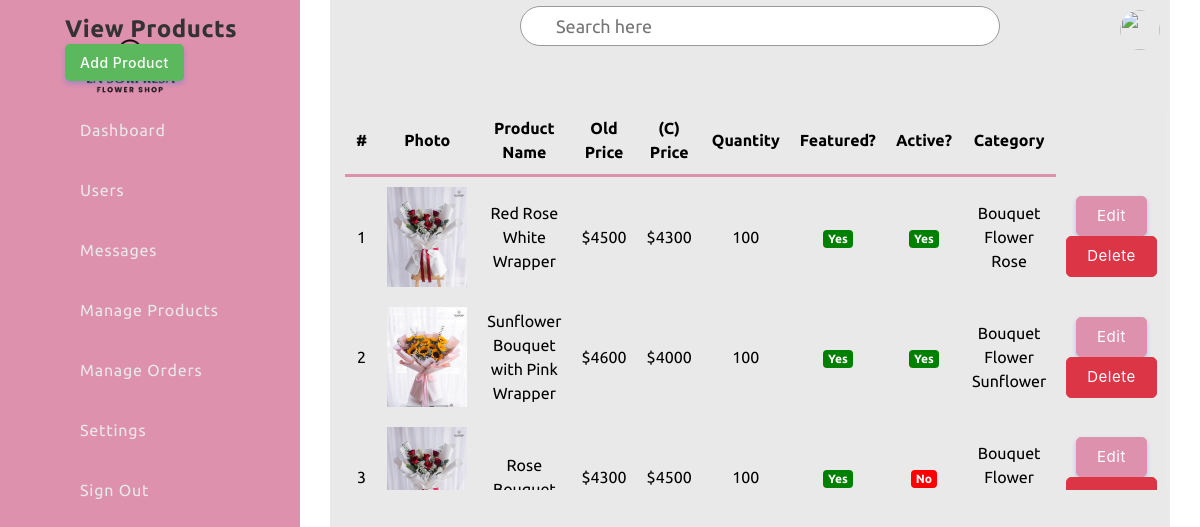
The page /admin/product/product.php on the database its author committed.
### tables this page shows
CREATE TABLE `product` (
  `p_id` int(11) NOT NULL,
  `name` varchar(255) NOT NULL,
  `old_price` varchar(10) NOT NULL,
  `current_price` varchar(10) NOT NULL,
  `quantity` int(10) NOT NULL,
  `featured_photo` varchar(255) NOT NULL,
  `description` text NOT NULL,
  `short_description` text NOT NULL,
  `feature` text NOT NULL,
  `other_photo` text NOT NULL,
  `condition` text NOT NULL,
  `is_featured` int(1) NOT NULL,
  `is_active` int(1) NOT NULL,
  `ecat_id` int(11) NOT NULL
);

### admin/product/product.php (the view, shortened to what this page needs)
<?php require_once('../header.php'); ?>
<!DOCTYPE html>
<html lang="en">
<head>
    <link rel="stylesheet" href="css/product.css">
    <link rel="stylesheet" href="https://cdnjs.cloudflare.com/ajax/libs/animate.css/4.1.1/animate.min.css"/>
    <link rel="stylesheet" href="https://cdnjs.cloudflare.com/ajax/libs/font-awesome/6.5.2/css/all.min.css">
    <link rel="stylesheet" href="../../css/animations.css">
    <link rel="stylesheet" href="../../css/admin1.css">
    <link rel="stylesheet" href="../../css/admin2.css">
</head>
<body>
    <div class="container">
        <div class="navigation">
            <ul>
            <li>
                    <a href="#">
                        <div class="logo-container">
                        </div>
                        <span class="title"></span>
                    </a>
                </li>
                <li>
                    <a href="../dashboard.php">
                        <span class="icon">
                        </span>
                        <span class="title">Dashboard</span>
                    </a>
                </li>
                <li>
                    <a href="../users.php">
                        <span class="icon">
                        </span>
                        <span class="title">Users</span>
                    </a>
                </li>
                <li>
                    <a href="#">
                        <span class="icon">
                        </span>
                        <span class="title">Messages</span>
                    </a>
                </li>
                <li>
                    <a href="product.php.php">
                        <span class="icon">
                        </span>
                        <span class="title">Manage Products</span>
                    </a>
                </li>
                <li>
                    <a href="#">
                        <span class="icon">
                        </span>
                        <span class="title">Manage Orders</span>
                    </a>
                </li>
                <li>
                    <a href="../settings.php">
                        <span class="icon">
                        </span>
                        <span class="title">Settings</span>
                    </a>
                </li>
                <li>
                    <a href="../logout.php">
                        <span class="icon">
                        </span>
                        <span class="title">Sign Out</span>
                    </a>
                </li>
            </ul>
        </div>
<section class="content-header">
	<div class="content-header-left">
		<h1>View Products</h1>
	</div>
	<div class="content-header-right">
		<a href="product-add.php" class="btn btn-primary btn-sm">Add Product</a>
	</div>
</section>
<div class="main">
            <div class="topbar">
                <div class="toggle">
                </div>
                <div class="search">
                    <label>
                        <input type="text" placeholder="Search here">
                    </label>
                </div>
                <div class="user">
                    <img src="assets/imgs/customer01.jpg" alt="">
                </div>
            </div>
            <tr>
                <td colspan="4">
                    <div class="abc scroll">
                        <table width="93%" class="sub-table scrolldown" border="0">
                            <thead>
                                <tr>
                                <th class="table-headin">
                                        #
                                    </th>
                                <th class="table-headin">
                                        Photo
                                    </th>
                                    <th class="table-headin">
                                        Product Name
                                    </th>
                                    <th class="table-headin">
                                        Old Price
                                    </th>
                                    <th class="table-headin">
                                        (C) Price
                                    </th>
                                    <th class="table-headin">
                                        Quantity
                                    </th>
                                    <th class="table-headin">
                                        Featured?
                                    </th>
                                    <th class="table-headin">
                                        Active?
                                    </th>
                                    <th class="table-headin">
                                        Category
                                    </th>
                            </thead>
							<?php
							$i=0;
							$statement = $pdo->prepare("SELECT
    t1.p_id,
    t1.name,
    t1.old_price,
    t1.current_price,
    t1.quantity,
    t1.featured_photo,
    t1.is_featured,
    t1.is_active,
    t1.ecat_id,
    IFNULL(t2.ecat_name, 'No Category') AS ecat_name,
    IFNULL(t3.mcat_name, 'No Category') AS mcat_name,
    IFNULL(t4.tcat_name, 'No Category') AS tcat_name
FROM product t1
LEFT JOIN end_category t2 ON t1.ecat_id = t2.ecat_id
LEFT JOIN mid_category t3 ON t2.mcat_id = t3.mcat_id
LEFT JOIN top_category t4 ON t3.tcat_id = t4.tcat_id
ORDER BY t1.p_id DESC
							                           	");
							$statement->execute();
							$result = $statement->fetchAll(PDO::FETCH_ASSOC);
							foreach ($result as $row) {
								$i++;
								?>
								<tr>
									<td><?php echo $i; ?></td>
									<td style="width:82px;"><img src="../uploads/<?php echo $row['featured_photo']; ?>" alt="<?php echo $row['name']; ?>" style="width:80px;"></td>
									<td><?php echo $row['name']; ?></td>
									<td>$<?php echo $row['old_price']; ?></td>
									<td>$<?php echo $row['current_price']; ?></td>
									<td><?php echo $row['quantity']; ?></td>
									<td>
										<?php if($row['is_featured'] == 1) {echo '<span class="badge badge-success" style="background-color:green;">Yes</span>';} else {echo '<span class="badge badge-success" style="background-color:red;">No</span>';} ?>
									</td>
									<td>
										<?php if($row['is_active'] == 1) {echo '<span class="badge badge-success" style="background-color:green;">Yes</span>';} else {echo '<span class="badge badge-danger" style="background-color:red;">No</span>';} ?>
									</td>
									<td><?php echo $row['tcat_name']; ?><br><?php echo $row['mcat_name']; ?><br><?php echo $row['ecat_name']; ?></td>
									<td>
										<a href="product-edit.php?id=<?php echo $row['p_id']; ?>" class="btn btn-primary btn-xs">Edit</a>
										<a href="#" class="btn btn-danger btn-xs" data-href="product-delete.php?id=<?php echo $row['p_id']; ?>" data-toggle="modal" data-target="#confirm-delete">Delete</a>
									</td>
								</tr>
								<?php
							}
							?>
					</table>
				</div>
			</div>
		</div>

### css/style.css (style rules this page uses)
* { font-family: "Ubuntu", sans-serif; margin: 0; padding: 0; box-sizing: border-box; }
:root { --blue: #dd91ad; --white: #e9e9e9; --gray: #f5f5f5; --black1: #222; --black2: #999; }
body { min-height: 100vh; overflow-x: hidden; }
.container { position: relative; width: 100%; }
.navigation { position: fixed; width: 300px; height: 100%; background: var(--blue); border-left: 10px solid var(--blue); transition: 0.5s; overflow: hidden; }
.navigation ul { position: absolute; top: 0; left: 0; width: 100%; }
.logo-container { position: absolute; top: 20px; left: 50%; transform: translateX(-70%); z-index: 10; }
.navigation ul li { position: relative; width: 100%; list-style: none; border-top-left-radius: 30px; border-bottom-left-radius: 30px; }
.navigation ul li:nth-child(1) { margin-bottom: 40px; pointer-events: none; }
.navigation ul li a { position: relative; display: block; width: 100%; display: flex; text-decoration: none; color: var(--white); }
.navigation ul li a .icon { position: relative; display: block; min-width: 60px; height: 60px; line-height: 75px; text-align: center; }
.navigation ul li a .title { position: relative; display: block; padding: 0 10px; height: 60px; line-height: 60px; text-align: start; white-space: nowrap; }
.main { position: absolute; width: calc(100% - 300px); left: 300px; min-height: 100vh; background: var(--white); transition: 0.5s; }
.topbar { width: 100%; height: 60px; display: flex; justify-content: space-between; align-items: center; padding: 0 10px; }
.toggle { position: relative; width: 60px; height: 60px; display: flex; justify-content: center; align-items: center; font-size: 2.5rem; cursor: pointer; }
.search { position: relative; width: 400px; margin: 0 10px; }
.search label { position: relative; width: 100%; }
.search label input { width: 100%; height: 40px; border-radius: 40px; padding: 5px 20px; padding-left: 35px; font-size: 18px; outline: none; border: 1px solid var(--black2); }
.user { position: relative; width: 40px; height: 40px; border-radius: 50%; overflow: hidden; cursor: pointer; }
.user img { position: absolute; top: 0; left: 0; width: 100%; height: 100%; object-fit: cover; }

### css/admin1.css (style rules this page uses)
.container { display: flex; flex-wrap: wrap; height: 100vh; }

### css/admin2.css (style rules this page uses)
:root { --primarycolor: #dd91ad; --primarycolorhover: #dd91ad; --btnice:#D8EBFA; --btnnicetext:#1b62b3; }
body { margin: 0; padding: 0; border-spacing: 0; font-family: 'Inter', sans-serif; }
.btn { cursor: pointer; padding: 8px 20px; outline: none; text-decoration: none; font-size: 15px; letter-spacing: 0.5px; transition: all 0.3s; border-radius: 5px; font-family: 'Inter', sans-serif; }
.btn-primary { background-color: var(--primarycolor) ; border: 1px solid var(--primarycolor) ; color: #fff ; box-shadow: 0 3px 5px 0 rgba(57,108,240,0.3); }
.sub-table { border: 1px solid #ebebeb; border-radius: 8px; }
.table-headin { font-size: 16px; font-weight: 500; padding: 10px; border-bottom: 3px solid var(--primarycolor); }
.abc { width: 100%; height: 550px; overflow: auto; }

### admin/product/product.php (style rules this page uses)
.sub-table { animation: transitionIn-Y-bottom 0.5s; }

### rows shown on the page
product: featured_photo (picture), name "Red Rose White Wrapper", old_price "4500", current_price "4300", quantity "100", is_featured "Yes", is_active "Yes", tcat_name "Bouquet", mcat_name "Flower", ecat_name "Rose"
product: featured_photo (picture), name "Sunflower Bouquet with Pink Wrapper", old_price "4600", current_price "4000", quantity "100", is_featured "Yes", is_active "Yes", tcat_name "Bouquet", mcat_name "Flower", ecat_name "Sunflower"
product: featured_photo (picture), name "Rose…", old_price "4300", current_price "4500", quantity "100", is_featured "Yes", is_active "No", tcat_name "Bouquet", mcat_name "Flower"
